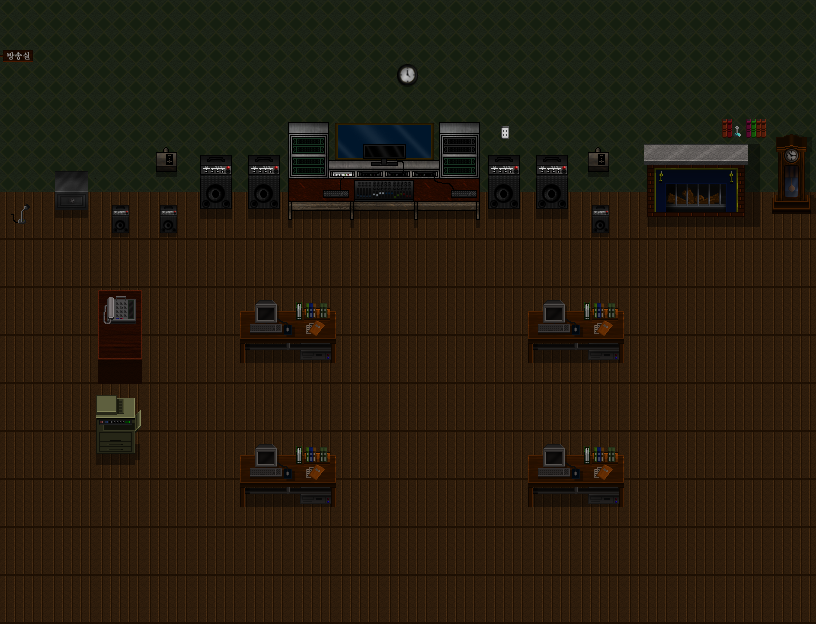

Below is a game level as drawn by its tile map, then a one-line description and the .tmx file that defines it, in full:
An orthogonal 17x13 tile map with 48x48 px tiles, 2 tile layers (Tile Layer 1, Tile Layer 2), 2 tilesets and 31 objects.

<map version="1.10" tiledversion="1.10.1" orientation="orthogonal" renderorder="right-down" width="17" height="13" tilewidth="48" tileheight="48" infinite="0" nextlayerid="4" nextobjectid="34">
 <tileset firstgid="1" source="TileSet/School_A5.tsx" />
 <tileset firstgid="129" source="TileSet/School_B.tsx" />
 <layer id="1" name="Tile Layer 1" width="17" height="13">
  <data encoding="csv">
43,43,43,43,43,43,43,43,43,43,43,43,43,43,43,43,43,
43,43,43,43,43,43,43,43,43,43,43,43,43,43,43,43,43,
43,43,43,43,43,43,43,43,43,43,43,43,43,43,43,43,43,
43,43,43,43,43,43,43,43,43,43,43,43,43,43,43,43,43,
359,359,359,359,359,359,359,359,359,359,359,359,359,359,359,359,359,
359,359,359,359,359,359,359,359,359,359,359,359,359,359,359,359,359,
359,359,359,359,359,359,359,359,359,359,359,359,359,359,359,359,359,
359,359,359,359,359,359,359,359,359,359,359,359,359,359,359,359,359,
359,359,359,359,359,359,359,359,359,359,359,359,359,359,359,359,359,
359,359,359,359,359,359,359,359,359,359,359,359,359,359,359,359,359,
359,359,359,359,359,359,359,359,359,359,359,359,359,359,359,359,359,
359,359,359,359,359,359,359,359,359,359,359,359,359,359,359,359,359,
359,359,359,359,359,359,359,359,359,359,359,359,359,359,359,359,359
</data>
 </layer>
 <layer id="2" name="Tile Layer 2" width="17" height="13">
  <data encoding="csv">
0,0,0,0,0,0,0,0,0,0,0,0,0,0,0,0,0,
138,0,0,0,0,0,0,0,167,0,0,0,0,0,0,0,0,
0,0,0,0,0,0,221,222,223,224,135,0,0,0,0,182,161,
0,301,0,272,270,270,237,238,239,240,270,270,272,361,362,363,177,
2147483865,317,271,271,286,286,253,254,255,256,286,286,271,377,378,379,193,
0,0,0,0,0,0,0,0,0,0,0,0,0,0,0,0,0,
0,0,300,0,0,333,334,0,0,0,0,333,334,0,0,0,0,
0,0,316,0,0,349,350,0,0,0,0,349,350,0,0,0,0,
0,0,302,0,0,0,0,0,0,0,0,0,0,0,0,0,0,
0,0,318,0,0,333,334,0,0,0,0,333,334,0,0,0,0,
0,0,0,0,0,349,350,0,0,0,0,349,350,0,0,0,0,
0,0,0,0,0,0,0,0,0,0,0,0,0,0,0,0,0,
0,0,0,0,0,0,0,0,0,0,0,0,0,0,0,0,0
</data>
 </layer>
 <objectgroup id="3" name="Object Layer 1">
  <object id="1" x="-5.39659" y="30.8377" width="861.142" height="163.44" />
  <object id="2" x="806.405" y="179.629" width="12.3351" height="460.252" />
  <object id="3" x="-19.2735" y="615.982" width="842.639" height="9.2513" />
  <object id="5" x="-8.48036" y="174.233" width="16.9607" height="456.397" />
  <object id="6" x="13.8769" y="201.216" width="19.2735" height="28.5248" />
  <object id="7" x="49.3403" y="185.797" width="37.7761" height="34.6924" />
  <object id="8" x="109.474" y="201.987" width="24.6701" height="37.0052" />
  <object id="9" x="158.043" y="201.987" width="21.5864" height="34.6924" />
  <object id="10" x="192.735" y="181.942" width="43.9437" height="37.7761" />
  <object id="11" x="245.159" y="186.568" width="34.6924" height="34.6924" />
  <object id="12" x="286.79" y="188.11" width="193.506" height="26.212" />
  <object id="13" x="286.019" y="208.925" width="6.16753" height="21.5864" />
  <object id="14" x="347.695" y="208.154" width="9.2513" height="20.0445" />
  <object id="15" x="411.683" y="210.467" width="8.48036" height="17.7317" />
  <object id="16" x="474.129" y="209.696" width="7.70941" height="20.0445" />
  <object id="18" x="488.006" y="186.568" width="33.9214" height="34.6924" />
  <object id="19" x="533.491" y="181.942" width="39.318" height="37.7761" />
  <object id="20" x="590.541" y="201.216" width="23.8992" height="36.2342" />
  <object id="21" x="642.965" y="181.171" width="102.535" height="46.2565" />
  <object id="22" x="772.483" y="186.568" width="37.0052" height="26.983" />
  <object id="23" x="93.2839" y="289.874" width="52.424" height="90.2001" />
  <object id="24" x="90.2001" y="391.638" width="54.7368" height="75.5523" />
  <object id="25" x="238.221" y="451.772" width="97.9096" height="57.0497" />
  <object id="26" x="238.992" y="306.064" width="99.4514" height="58.5915" />
  <object id="27" x="526.553" y="305.293" width="99.4514" height="60.1334" />
  <object id="28" x="527.324" y="452.543" width="96.3677" height="58.5915" />
  <object id="29" x="542.743" y="440.979" width="26.212" height="20.0445" />
  <object id="30" x="254.411" y="298.354" width="24.6701" height="23.1282" />
  <object id="31" x="254.411" y="444.062" width="22.3573" height="20.8154" />
  <object id="32" x="545.827" y="299.896" width="20.8154" height="23.8992" />
  <object id="33" x="-10.0222" y="-8.48036" width="864.225" height="51.6531" />
 </objectgroup>
</map>
